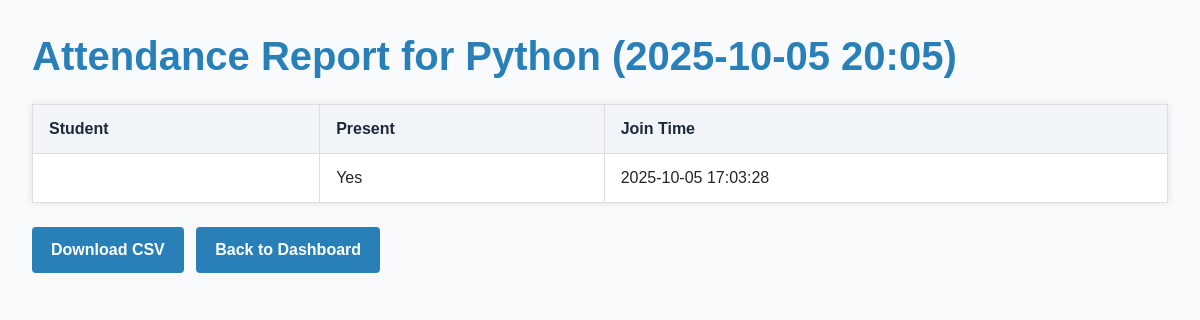
Page /faculty/meeting/11/attendance_report/ (signed in) on the earlier database version.
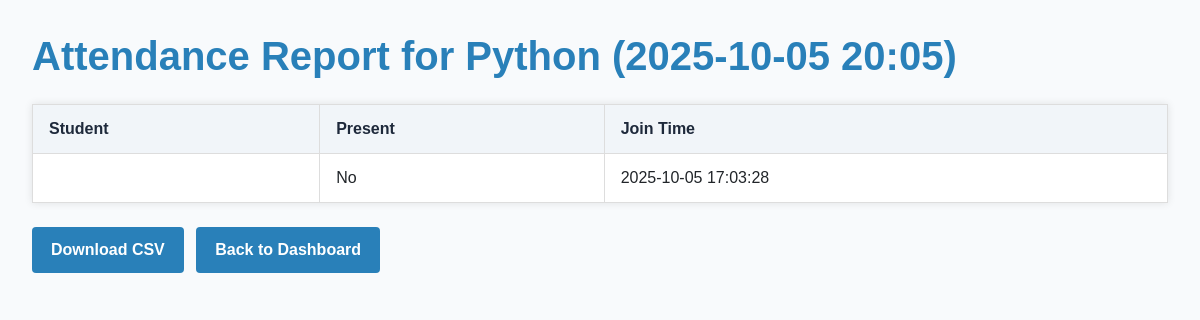
Same page on the later database version.
### main/models.py (models this page shows, shortened)
class Attendance(models.Model):
    meeting = models.ForeignKey(Meeting, on_delete=models.CASCADE)
    student = models.ForeignKey(User, on_delete=models.CASCADE, limit_choices_to={'userprofile__role': 'student'})
    join_time = models.DateTimeField(null=True, blank=True)
    leave_time = models.DateTimeField(null=True, blank=True)
    duration = models.DurationField(null=True, blank=True)
    present = models.BooleanField(default=False)  # Marked True if attendance criteria met

### main/views.py (the view)
# urls.py: path('faculty/meeting/<int:meeting_id>/attendance_report/', views.attendance_report, name='attendance_report'),
@login_required
def attendance_report(request, meeting_id):
    meeting = get_object_or_404(Meeting, id=meeting_id, subject__faculty=request.user)
    attendance_records = Attendance.objects.filter(meeting=meeting).select_related('student')
    for record in attendance_records:
        if record.join_time and record.leave_time:
            record.duration = record.leave_time - record.join_time
        else:
            record.duration = None
    context = {
        'meeting': meeting,
        'attendance_records': attendance_records,
    }
    return render(request, 'main/attendance_report.html', context)

### main/templates/main/attendance_report.html (shortened to what this page needs)
{% load static %}
<!DOCTYPE html>
<html lang="en">
<head>
  <link href="https://cdn.jsdelivr.net/npm/bootstrap@5.3.0/dist/css/bootstrap.min.css" rel="stylesheet" />
</head>
<body>
<h1>Attendance Report for {{ meeting.subject.name }} ({{ meeting.schedule_datetime|date:"Y-m-d H:i" }})</h1>
<table>
  <thead>
    <tr>
      <th>Student</th>
      <th>Present</th>
      <th>Join Time</th>
    </tr>
  </thead>
  <tbody>
    {% for record in attendance_records %}
    <tr>
      <td>{{ record.student.get_full_name }}</td>
      <td>{{ record.present|yesno:"Yes,No" }}</td>
      <td>
        {% if record.join_time %}
          {{ record.join_time|date:"Y-m-d H:i:s" }}
        {% else %}
          -
        {% endif %}
      </td>
    </tr>
    {% empty %}
    <tr>
      <td colspan="3" class="text-center text-muted">No attendance records available.</td>
    </tr>
    {% endfor %}
  </tbody>
</table>
<a href="{% url 'export_attendance_csv' meeting.id %}" class="btn">Download CSV</a>
<a href="{% url 'faculty_dashboard' %}" class="btn">Back to Dashboard</a>
</body>
</html>

Differences in the rows shown:
changed Attendance: present "Yes" → "No"
